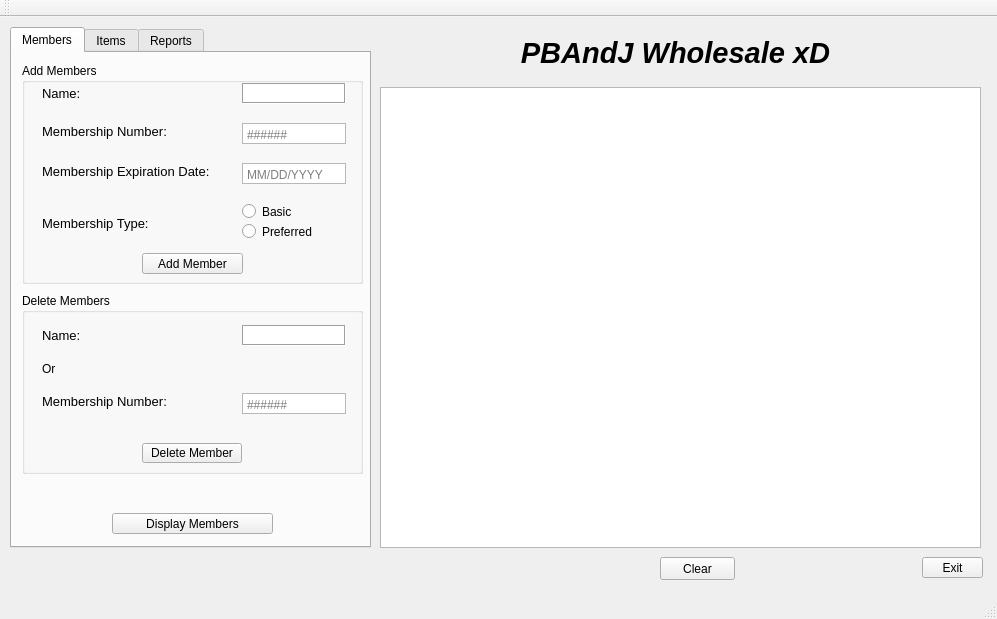
<?xml version="1.0" encoding="UTF-8"?>
<ui version="4.0">
 <class>MainWindow</class>
 <widget class="QMainWindow" name="MainWindow">
  <property name="enabled">
   <bool>true</bool>
  </property>
  <property name="geometry">
   <rect>
    <x>0</x>
    <y>0</y>
    <width>997</width>
    <height>619</height>
   </rect>
  </property>
  <property name="windowTitle">
   <string>MainWindow</string>
  </property>
  <widget class="QWidget" name="centralWidget">
   <widget class="QLabel" name="Title">
    <property name="geometry">
     <rect>
      <x>500</x>
      <y>10</y>
      <width>351</width>
      <height>51</height>
     </rect>
    </property>
    <property name="font">
     <font>
      <pointsize>22</pointsize>
      <weight>75</weight>
      <italic>true</italic>
      <bold>true</bold>
     </font>
    </property>
    <property name="focusPolicy">
     <enum>Qt::NoFocus</enum>
    </property>
    <property name="text">
     <string>PBAndJ Wholesale xD</string>
    </property>
    <property name="alignment">
     <set>Qt::AlignCenter</set>
    </property>
   </widget>
   <widget class="QPushButton" name="pushButton_2">
    <property name="geometry">
     <rect>
      <x>922</x>
      <y>540</y>
      <width>61</width>
      <height>21</height>
     </rect>
    </property>
    <property name="text">
     <string>Exit</string>
    </property>
   </widget>
   <widget class="QTableWidget" name="tableWidget">
    <property name="geometry">
     <rect>
      <x>380</x>
      <y>70</y>
      <width>601</width>
      <height>461</height>
     </rect>
    </property>
   </widget>
   <widget class="QPushButton" name="clear">
    <property name="geometry">
     <rect>
      <x>660</x>
      <y>540</y>
      <width>75</width>
      <height>23</height>
     </rect>
    </property>
    <property name="text">
     <string>Clear</string>
    </property>
   </widget>
   <widget class="QLabel" name="label_2">
    <property name="geometry">
     <rect>
      <x>880</x>
      <y>10</y>
      <width>91</width>
      <height>51</height>
     </rect>
    </property>
    <property name="text">
     <string/>
    </property>
    <property name="pixmap">
     <pixmap>../../20070401istockpbjbeauty.jpg</pixmap>
    </property>
    <property name="scaledContents">
     <bool>true</bool>
    </property>
   </widget>
   <widget class="QTabWidget" name="tabWidget">
    <property name="geometry">
     <rect>
      <x>10</x>
      <y>10</y>
      <width>361</width>
      <height>521</height>
     </rect>
    </property>
    <property name="currentIndex">
     <number>0</number>
    </property>
    <widget class="QWidget" name="memberTab">
     <attribute name="title">
      <string>Members</string>
     </attribute>
     <widget class="QGroupBox" name="memberGroupBox">
      <property name="geometry">
       <rect>
        <x>10</x>
        <y>10</y>
        <width>341</width>
        <height>221</height>
       </rect>
      </property>
      <property name="title">
       <string>Add Members</string>
      </property>
      <widget class="QPushButton" name="addMemberButton">
       <property name="geometry">
        <rect>
         <x>120</x>
         <y>190</y>
         <width>101</width>
         <height>21</height>
        </rect>
       </property>
       <property name="text">
        <string>Add Member</string>
       </property>
      </widget>
      <widget class="QLabel" name="AddNamelabel">
       <property name="geometry">
        <rect>
         <x>20</x>
         <y>20</y>
         <width>41</width>
         <height>21</height>
        </rect>
       </property>
       <property name="font">
        <font>
         <pointsize>10</pointsize>
        </font>
       </property>
       <property name="text">
        <string>Name:</string>
       </property>
      </widget>
      <widget class="QPlainTextEdit" name="AddNameBox">
       <property name="geometry">
        <rect>
         <x>220</x>
         <y>20</y>
         <width>104</width>
         <height>21</height>
        </rect>
       </property>
       <property name="frameShape">
        <enum>QFrame::Box</enum>
       </property>
       <property name="frameShadow">
        <enum>QFrame::Sunken</enum>
       </property>
       <property name="verticalScrollBarPolicy">
        <enum>Qt::ScrollBarAlwaysOff</enum>
       </property>
       <property name="horizontalScrollBarPolicy">
        <enum>Qt::ScrollBarAsNeeded</enum>
       </property>
       <property name="plainText">
        <string/>
       </property>
       <property name="placeholderText">
        <string>First Last</string>
       </property>
      </widget>
      <widget class="QLabel" name="AddMemberNum">
       <property name="geometry">
        <rect>
         <x>20</x>
         <y>58</y>
         <width>131</width>
         <height>21</height>
        </rect>
       </property>
       <property name="font">
        <font>
         <pointsize>10</pointsize>
        </font>
       </property>
       <property name="text">
        <string>Membership Number:</string>
       </property>
      </widget>
      <widget class="QPlainTextEdit" name="AddMemberNumBox">
       <property name="geometry">
        <rect>
         <x>220</x>
         <y>60</y>
         <width>104</width>
         <height>21</height>
        </rect>
       </property>
       <property name="maximumSize">
        <size>
         <width>104</width>
         <height>21</height>
        </size>
       </property>
       <property name="verticalScrollBarPolicy">
        <enum>Qt::ScrollBarAlwaysOff</enum>
       </property>
       <property name="horizontalScrollBarPolicy">
        <enum>Qt::ScrollBarAsNeeded</enum>
       </property>
       <property name="placeholderText">
        <string>######</string>
       </property>
      </widget>
      <widget class="QLabel" name="Namelabel_3">
       <property name="geometry">
        <rect>
         <x>20</x>
         <y>150</y>
         <width>111</width>
         <height>21</height>
        </rect>
       </property>
       <property name="font">
        <font>
         <pointsize>10</pointsize>
        </font>
       </property>
       <property name="text">
        <string>Membership Type:</string>
       </property>
      </widget>
      <widget class="QLabel" name="Namelabel_4">
       <property name="geometry">
        <rect>
         <x>20</x>
         <y>98</y>
         <width>171</width>
         <height>21</height>
        </rect>
       </property>
       <property name="font">
        <font>
         <pointsize>10</pointsize>
        </font>
       </property>
       <property name="text">
        <string>Membership Expiration Date:</string>
       </property>
      </widget>
      <widget class="QPlainTextEdit" name="addMemberExpBox">
       <property name="geometry">
        <rect>
         <x>220</x>
         <y>100</y>
         <width>104</width>
         <height>21</height>
        </rect>
       </property>
       <property name="verticalScrollBarPolicy">
        <enum>Qt::ScrollBarAlwaysOff</enum>
       </property>
       <property name="horizontalScrollBarPolicy">
        <enum>Qt::ScrollBarAsNeeded</enum>
       </property>
       <property name="placeholderText">
        <string>MM/DD/YYYY</string>
       </property>
      </widget>
      <widget class="QRadioButton" name="memberTypeBasicRadio">
       <property name="geometry">
        <rect>
         <x>220</x>
         <y>140</y>
         <width>82</width>
         <height>17</height>
        </rect>
       </property>
       <property name="text">
        <string>Basic</string>
       </property>
      </widget>
      <widget class="QRadioButton" name="memberTypePreferredRadio">
       <property name="geometry">
        <rect>
         <x>220</x>
         <y>160</y>
         <width>82</width>
         <height>17</height>
        </rect>
       </property>
       <property name="text">
        <string>Preferred</string>
       </property>
      </widget>
     </widget>
     <widget class="QPushButton" name="pushButton">
      <property name="geometry">
       <rect>
        <x>100</x>
        <y>460</y>
        <width>161</width>
        <height>21</height>
       </rect>
      </property>
      <property name="text">
       <string>Display Members</string>
      </property>
     </widget>
     <widget class="QGroupBox" name="groupBox_2">
      <property name="geometry">
       <rect>
        <x>10</x>
        <y>240</y>
        <width>341</width>
        <height>181</height>
       </rect>
      </property>
      <property name="title">
       <string>Delete Members</string>
      </property>
      <widget class="QPushButton" name="deleteMemberButton">
       <property name="geometry">
        <rect>
         <x>120</x>
         <y>150</y>
         <width>100</width>
         <height>20</height>
        </rect>
       </property>
       <property name="text">
        <string>Delete Member</string>
       </property>
      </widget>
      <widget class="QPlainTextEdit" name="RemoveMemberNumBox">
       <property name="geometry">
        <rect>
         <x>220</x>
         <y>100</y>
         <width>104</width>
         <height>21</height>
        </rect>
       </property>
       <property name="verticalScrollBarPolicy">
        <enum>Qt::ScrollBarAlwaysOff</enum>
       </property>
       <property name="horizontalScrollBarPolicy">
        <enum>Qt::ScrollBarAsNeeded</enum>
       </property>
       <property name="placeholderText">
        <string>######</string>
       </property>
      </widget>
      <widget class="QLabel" name="RemoveNamelabel">
       <property name="geometry">
        <rect>
         <x>20</x>
         <y>32</y>
         <width>41</width>
         <height>21</height>
        </rect>
       </property>
       <property name="font">
        <font>
         <pointsize>10</pointsize>
        </font>
       </property>
       <property name="text">
        <string>Name:</string>
       </property>
      </widget>
      <widget class="QPlainTextEdit" name="RemoveNameBox">
       <property name="geometry">
        <rect>
         <x>220</x>
         <y>32</y>
         <width>104</width>
         <height>21</height>
        </rect>
       </property>
       <property name="frameShape">
        <enum>QFrame::Box</enum>
       </property>
       <property name="frameShadow">
        <enum>QFrame::Sunken</enum>
       </property>
       <property name="verticalScrollBarPolicy">
        <enum>Qt::ScrollBarAlwaysOff</enum>
       </property>
       <property name="horizontalScrollBarPolicy">
        <enum>Qt::ScrollBarAsNeeded</enum>
       </property>
       <property name="plainText">
        <string/>
       </property>
       <property name="placeholderText">
        <string>First Last</string>
       </property>
      </widget>
      <widget class="QLabel" name="RemoveMemberNum">
       <property name="geometry">
        <rect>
         <x>20</x>
         <y>98</y>
         <width>131</width>
         <height>21</height>
        </rect>
       </property>
       <property name="font">
        <font>
         <pointsize>10</pointsize>
        </font>
       </property>
       <property name="text">
        <string>Membership Number:</string>
       </property>
      </widget>
      <widget class="QLabel" name="orLabel">
       <property name="geometry">
        <rect>
         <x>20</x>
         <y>65</y>
         <width>16</width>
         <height>21</height>
        </rect>
       </property>
       <property name="text">
        <string>Or</string>
       </property>
      </widget>
     </widget>
     <zorder>groupBox_2</zorder>
     <zorder>memberGroupBox</zorder>
     <zorder>pushButton</zorder>
    </widget>
    <widget class="QWidget" name="itemTab">
     <attribute name="title">
      <string>Items</string>
     </attribute>
     <widget class="QGroupBox" name="itemGBox">
      <property name="geometry">
       <rect>
        <x>10</x>
        <y>10</y>
        <width>341</width>
        <height>91</height>
       </rect>
      </property>
      <property name="title">
       <string>Item Information</string>
      </property>
      <widget class="QLabel" name="label">
       <property name="geometry">
        <rect>
         <x>20</x>
         <y>40</y>
         <width>46</width>
         <height>13</height>
        </rect>
       </property>
       <property name="font">
        <font>
         <pointsize>10</pointsize>
        </font>
       </property>
       <property name="text">
        <string>Name:</string>
       </property>
      </widget>
      <widget class="QPlainTextEdit" name="itemNameInput">
       <property name="geometry">
        <rect>
         <x>65</x>
         <y>38</y>
         <width>121</width>
         <height>21</height>
        </rect>
       </property>
       <property name="verticalScrollBarPolicy">
        <enum>Qt::ScrollBarAlwaysOff</enum>
       </property>
      </widget>
      <widget class="QPushButton" name="ItemPriceButton">
       <property name="geometry">
        <rect>
         <x>220</x>
         <y>20</y>
         <width>100</width>
         <height>20</height>
        </rect>
       </property>
       <property name="text">
        <string>Get Price</string>
       </property>
      </widget>
      <widget class="QPushButton" name="itemSoldButton">
       <property name="geometry">
        <rect>
         <x>220</x>
         <y>50</y>
         <width>100</width>
         <height>20</height>
        </rect>
       </property>
       <property name="text">
        <string>Quantity Sold</string>
       </property>
      </widget>
     </widget>
    </widget>
    <widget class="QWidget" name="reportTab">
     <attribute name="title">
      <string>Reports</string>
     </attribute>
     <widget class="QGroupBox" name="groupBox">
      <property name="geometry">
       <rect>
        <x>10</x>
        <y>10</y>
        <width>341</width>
        <height>91</height>
       </rect>
      </property>
      <property name="title">
       <string>Print</string>
      </property>
      <widget class="QPushButton" name="rebateButton">
       <property name="geometry">
        <rect>
         <x>211</x>
         <y>10</y>
         <width>121</width>
         <height>20</height>
        </rect>
       </property>
       <property name="text">
        <string>Print Rebate</string>
       </property>
      </widget>
      <widget class="QPushButton" name="totalPurchasesButton">
       <property name="geometry">
        <rect>
         <x>210</x>
         <y>38</y>
         <width>121</width>
         <height>20</height>
        </rect>
       </property>
       <property name="text">
        <string>Total Purchases</string>
       </property>
      </widget>
      <widget class="QPushButton" name="viewReportButton">
       <property name="geometry">
        <rect>
         <x>210</x>
         <y>63</y>
         <width>121</width>
         <height>20</height>
        </rect>
       </property>
       <property name="text">
        <string>View Sales Report</string>
       </property>
      </widget>
      <widget class="QPlainTextEdit" name="plainTextEdit">
       <property name="geometry">
        <rect>
         <x>70</x>
         <y>20</y>
         <width>101</width>
         <height>21</height>
        </rect>
       </property>
       <property name="verticalScrollBarPolicy">
        <enum>Qt::ScrollBarAlwaysOff</enum>
       </property>
       <property name="horizontalScrollBarPolicy">
        <enum>Qt::ScrollBarAlwaysOff</enum>
       </property>
       <property name="placeholderText">
        <string>MM/DD/YYYY</string>
       </property>
      </widget>
      <widget class="QLabel" name="dateLabel">
       <property name="geometry">
        <rect>
         <x>20</x>
         <y>21</y>
         <width>46</width>
         <height>15</height>
        </rect>
       </property>
       <property name="font">
        <font>
         <pointsize>10</pointsize>
        </font>
       </property>
       <property name="text">
        <string>Date:</string>
       </property>
      </widget>
     </widget>
    </widget>
   </widget>
   <widget class="QLabel" name="label_3">
    <property name="geometry">
     <rect>
      <x>390</x>
      <y>10</y>
      <width>91</width>
      <height>51</height>
     </rect>
    </property>
    <property name="text">
     <string/>
    </property>
    <property name="pixmap">
     <pixmap>../../20070401istockpbjbeauty.jpg</pixmap>
    </property>
    <property name="scaledContents">
     <bool>true</bool>
    </property>
   </widget>
  </widget>
  <widget class="QToolBar" name="mainToolBar">
   <attribute name="toolBarArea">
    <enum>TopToolBarArea</enum>
   </attribute>
   <attribute name="toolBarBreak">
    <bool>false</bool>
   </attribute>
  </widget>
  <widget class="QStatusBar" name="statusBar"/>
  <widget class="QMenuBar" name="menuBar">
   <property name="geometry">
    <rect>
     <x>0</x>
     <y>0</y>
     <width>997</width>
     <height>21</height>
    </rect>
   </property>
  </widget>
 </widget>
 <layoutdefault spacing="6" margin="11"/>
 <resources/>
 <connections>
  <connection>
   <sender>pushButton</sender>
   <signal>clicked()</signal>
   <receiver>MainWindow</receiver>
   <slot>listMembers()</slot>
   <hints>
    <hint type="sourcelabel">
     <x>215</x>
     <y>545</y>
    </hint>
    <hint type="destinationlabel">
     <x>701</x>
     <y>99</y>
    </hint>
   </hints>
  </connection>
  <connection>
   <sender>pushButton_2</sender>
   <signal>clicked()</signal>
   <receiver>MainWindow</receiver>
   <slot>close()</slot>
   <hints>
    <hint type="sourcelabel">
     <x>982</x>
     <y>593</y>
    </hint>
    <hint type="destinationlabel">
     <x>182</x>
     <y>574</y>
    </hint>
   </hints>
  </connection>
  <connection>
   <sender>clear</sender>
   <signal>clicked()</signal>
   <receiver>MainWindow</receiver>
   <slot>tableClear()</slot>
   <hints>
    <hint type="sourcelabel">
     <x>675</x>
     <y>581</y>
    </hint>
    <hint type="destinationlabel">
     <x>633</x>
     <y>583</y>
    </hint>
   </hints>
  </connection>
  <connection>
   <sender>addMemberButton</sender>
   <signal>clicked()</signal>
   <receiver>MainWindow</receiver>
   <slot>addMember()</slot>
   <hints>
    <hint type="sourcelabel">
     <x>194</x>
     <y>273</y>
    </hint>
    <hint type="destinationlabel">
     <x>376</x>
     <y>291</y>
    </hint>
   </hints>
  </connection>
 </connections>
 <slots>
  <slot>listMembers()</slot>
  <slot>tableClear()</slot>
  <slot>addMember()</slot>
 </slots>
</ui>
